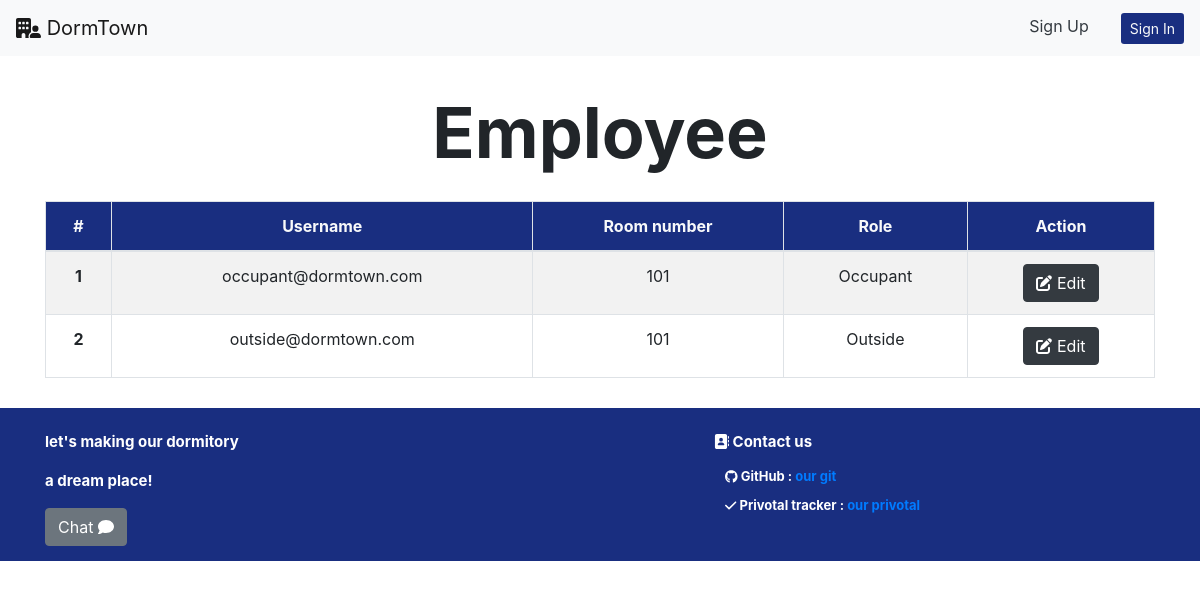
The app's page /manager/occupant_list with its own data.
### occupant/models.py (models this page shows, shortened)
class UserInfo(models.Model):
    user_id = models.ForeignKey(
        User, on_delete=models.CASCADE, related_name="user_id")
    role_id = models.ForeignKey(
        Role, on_delete=models.CASCADE, related_name="role_id")
    room_id = models.ForeignKey(
        Room, on_delete=models.CASCADE, related_name="room_id", null=True)
    phone_number = models.CharField(max_length=10)
    address = models.CharField(max_length=100)
    street = models.CharField(max_length=50)
    state = models.CharField(max_length=50)
    city = models.CharField(max_length=50)
    country = models.CharField(max_length=20)
    zip_code = models.CharField(max_length=10)

class Room(models.Model):
    room_number = models.CharField(max_length=3)
    room_type = models.ForeignKey(
        RoomType, on_delete=models.CASCADE, related_name="room_type")
    status = models.BooleanField()

class Role(models.Model):
    role_name = models.CharField(max_length=20)

### manager/views.py (the view)
# urls.py: path("occupant_list", views.occupant_list, name="occupant_list"),
def occupant_list(req):
    try:
        user_info = UserInfo.objects.filter(Q(role_id=4) | Q(role_id = 5))
    except:
        pass
    return render(req, "manager/employee_list.html", {"user_info": user_info})

### manager/templates/manager/employee_list.html (shortened to what this page needs)
{% extends 'manager/layout.html' %} {% block body %}
<section class="about-header-section">
    <div class="text-center mt-4">
        <p id='about_us' class="header">Employee</p>
    </div>
  {% load static %}
    <div class="container">
        <table class="table table-bordered text-center table-striped">
            <thead class="text-light" style="background-color: #192e80;">
                <tr>
                    <th scope="col">#</th>
                    <th scope="col">Username</th>
                    <th scope="col">Room number</th>
                    <th scope="col">Role</th>
                    <th scope="col">Action</th>
                </tr>
            </thead>
            <tbody>
                {% for user in user_info %}
                <tr>
                    <th scope="row">{{forloop.counter}}</th>
                    <td>{{user.user_id}}</td>
                    <td>{{user.room_id.room_number}}</td>
                    <td>{{user.role_id.role_name}}</td>
                    <td colspan="2">
                        <a class="btn btn-dark text-white" href="{% url 'manager:edit_profile' user.user_id.id %}"><i class="fa-solid fa-pen-to-square"></i> Edit</a>
                    </td>
                </tr>
                {% empty %}
                    <tr>
                        <td colspan="5"><i>No Data</i></td>
                    </tr>
                {% endfor %}
            </tbody>
        </table>
    </div>
{% endblock %}

### rooms/static/rooms/styles.css (style rules this page uses)
.header { font-weight: bolder; font-size: 70px; }
p { cursor: pointer; }

### manager/static/manager/dashboard.css (style rules this page uses)
:root { --height-box: 150px; --padding-box: 50px 0; --border-radius-box: 5px; }

### records on screen
UserInfo: user_id "occupant@dormtown.com", room_id.room_number "101", role_id.role_name "Occupant"
UserInfo: user_id "outside@dormtown.com", room_id.room_number "101", role_id.role_name "Outside"
